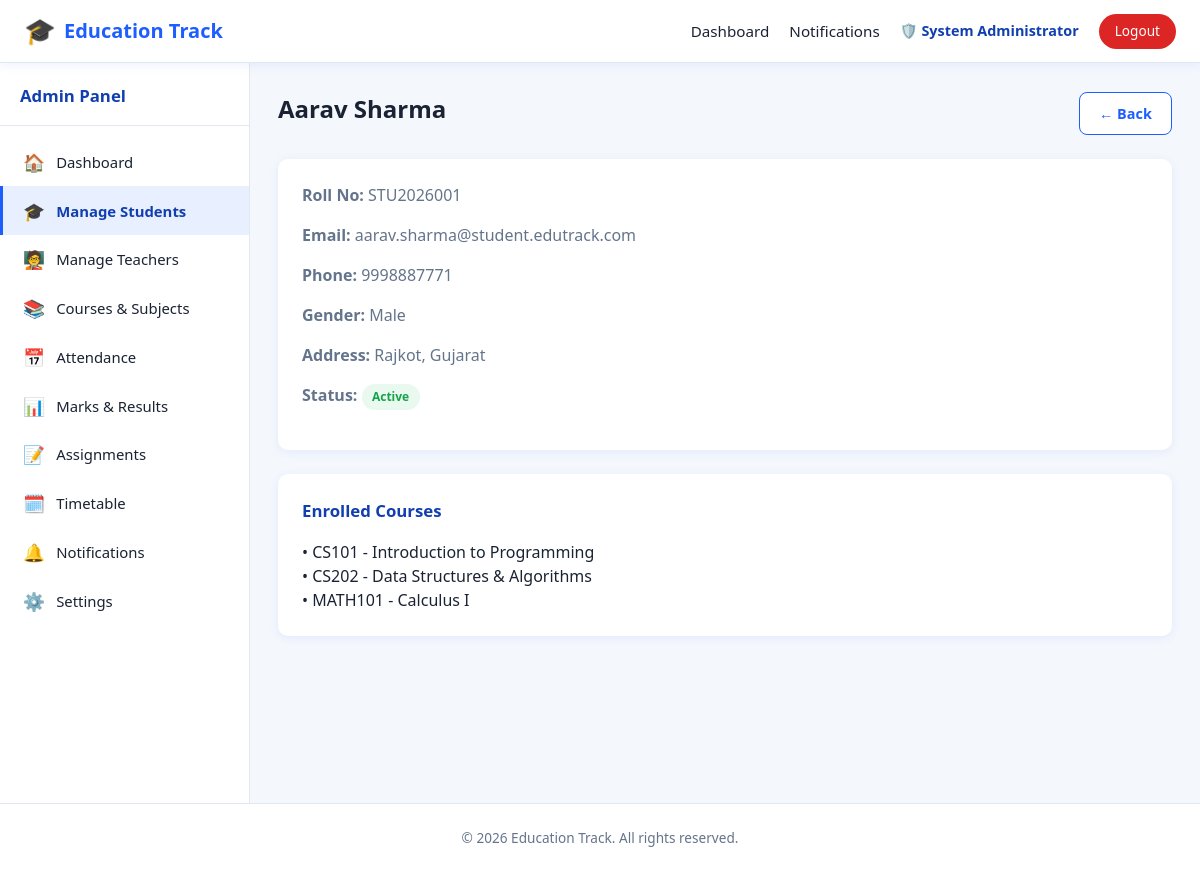
Page /modules/student/view_student.php?id=1 (signed in) on the committed database.
### tables this page shows
CREATE TABLE students (
    id INT AUTO_INCREMENT PRIMARY KEY,
    roll_no VARCHAR(30) NOT NULL UNIQUE,
    full_name VARCHAR(100) NOT NULL,
    email VARCHAR(100) NOT NULL UNIQUE,
    password VARCHAR(255) NOT NULL,
    phone VARCHAR(20),
    dob DATE,
    gender ENUM('Male','Female','Other'),
    address VARCHAR(255),
    profile_image VARCHAR(255) DEFAULT 'default.png',
    status ENUM('active','inactive') DEFAULT 'active',
    created_at TIMESTAMP DEFAULT CURRENT_TIMESTAMP
);

CREATE TABLE courses (
    id INT AUTO_INCREMENT PRIMARY KEY,
    course_code VARCHAR(20) NOT NULL UNIQUE,
    course_name VARCHAR(150) NOT NULL,
    description TEXT,
    credits INT DEFAULT 3,
    teacher_id INT NULL,
    created_at TIMESTAMP DEFAULT CURRENT_TIMESTAMP,
    FOREIGN KEY (teacher_id) REFERENCES teachers(id) ON DELETE SET NULL
);

### includes/session.php (called while the page is built, shortened)
<?php
function sanitize(string $value): string
{
    return htmlspecialchars(trim($value), ENT_QUOTES, 'UTF-8');
}

### modules/student/view_student.php (the view, shortened to what this page needs)
<?php
require_once __DIR__ . '/../../includes/session.php';
$pdo = getDBConnection();
$id = (int) ($_GET['id'] ?? 0);
$stmt = $pdo->prepare('SELECT * FROM students WHERE id = :id');
$stmt->execute(['id' => $id]);
$student = $stmt->fetch();
$enrollStmt = $pdo->prepare("SELECT c.course_name, c.course_code FROM courses c
    JOIN enrollments e ON e.course_id = c.id WHERE e.student_id = :id");
$enrollStmt->execute(['id' => $id]);
$courses = $enrollStmt->fetchAll();
require_once __DIR__ . '/../../includes/header.php';
require_once __DIR__ . '/../../includes/navbar.php';
?>
<div class="app-layout">
    <?php $sidebarType = 'admin'; $activePage = 'students'; require __DIR__ . '/../../includes/sidebar.php'; ?>
    <main class="main-content">
        <div class="page-header">
            <h1><?= sanitize($student['full_name']) ?></h1>
            <a href="<?= BASE_URL ?>/admin/students.php" class="btn btn-secondary">← Back</a>
        </div>
        <div class="card">
            <p><strong>Roll No:</strong> <?= sanitize($student['roll_no']) ?></p>
            <p><strong>Email:</strong> <?= sanitize($student['email']) ?></p>
            <p><strong>Phone:</strong> <?= sanitize($student['phone']) ?></p>
            <p><strong>Gender:</strong> <?= sanitize($student['gender']) ?></p>
            <p><strong>Address:</strong> <?= sanitize($student['address']) ?></p>
            <p><strong>Status:</strong> <span class="badge <?= $student['status']==='active' ? 'badge-success':'badge-danger' ?>"><?= ucfirst($student['status']) ?></span></p>
        </div>
        <div class="card">
            <div class="card-title">Enrolled Courses</div>
            <?php if (empty($courses)): ?>
                <div class="empty-state">No courses enrolled.</div>
            <?php else: ?>
                <ul>
                <?php foreach ($courses as $c): ?>
                    <li>• <?= sanitize($c['course_code']) ?> - <?= sanitize($c['course_name']) ?></li>
                <?php endforeach; ?>
                </ul>
            <?php endif; ?>
        </div>
    </main>
</div>
<?php require_once __DIR__ . '/../../includes/footer.php'; ?>

### assets/css/style.css (style rules this page uses)
:root { --primary: #1e5eff; --primary-dark: #123fb0; --primary-light: #e8f0ff; --secondary: #0ea5e9; --accent: #ffb020; --success: #16a34a; --success-bg: #e9f9ef; --danger: #dc2626; --danger-bg: #fdecec; --warning: #d97706; --warning-bg: #fff7e6; --text-dark: #1a2333; --text-muted: #64748b; --white: #ffffff; --bg-light: #f4f7fc; --border: #e2e8f0; --radius: 10px; --shadow: 0 2px 10px rgba(30, 94, 255, 0.08); --shadow-lg: 0 8px 30px rgba(30, 94, 255, 0.12); --sidebar-width: 250px; }
* { box-sizing: border-box; }
html, body { margin: 0; padding: 0; font-family: 'Segoe UI', Roboto, Helvetica, Arial, sans-serif; background: var(--bg-light); color: var(--text-dark); line-height: 1.5; }
a { text-decoration: none; color: inherit; }
ul { list-style: none; margin: 0; padding: 0; }
h1, h2, h3, h4 { margin: 0 0 .5rem; color: var(--text-dark); }
p { margin: 0 0 1rem; color: var(--text-muted); }
.app-layout { display: flex; min-height: calc(100vh - 60px); max-width: 1500px; margin: 0 auto; }
.main-content { flex: 1; padding: 1.75rem; min-width: 0; }
.page-header { display: flex; justify-content: space-between; align-items: center; flex-wrap: wrap; gap: .75rem; margin-bottom: 1.5rem; }
.page-header h1 { font-size: 1.5rem; }
.btn { display: inline-flex; align-items: center; justify-content: center; gap: .4rem; padding: .6rem 1.2rem; border-radius: 8px; border: none; font-weight: 600; font-size: .9rem; cursor: pointer; transition: transform .1s, box-shadow .15s, background .15s; }
.btn-secondary { background: var(--white); color: var(--primary); border: 1px solid var(--primary); }
.card { background: var(--white); border-radius: var(--radius); box-shadow: var(--shadow); padding: 1.5rem; margin-bottom: 1.5rem; }
.card-title { font-size: 1.05rem; font-weight: 700; margin-bottom: 1rem; color: var(--primary-dark); }
.badge { display: inline-block; padding: .25rem .65rem; border-radius: 20px; font-size: .75rem; font-weight: 700; }
.badge-success { background: var(--success-bg); color: var(--success); }

### rows in the picture
students: full_name "Aarav Sharma", roll_no "STU2026001", email "aarav.sharma@student.edutrack.com", phone "9998887771", gender "Male", address "Rajkot, Gujarat", status "Active"
courses: course_code "CS101", course_name "Introduction to Programming"
courses: course_code "CS202", course_name "Data Structures & Algorithms"
courses: course_code "MATH101", course_name "Calculus I"

### other values in the picture
currentAdminName() "System Administrator"
$link['icon'] "🏠"
$link['label'] "Dashboard"
$link['icon'] "🎓"
$link['label'] "Manage Students"
$link['icon'] "🧑‍🏫"
$link['label'] "Manage Teachers"
$link['icon'] "📚"
$link['label'] "Courses & Subjects"
$link['icon'] "📅"
$link['label'] "Attendance"
$link['icon'] "📊"
$link['label'] "Marks & Results"
$link['icon'] "📝"
$link['label'] "Assignments"
